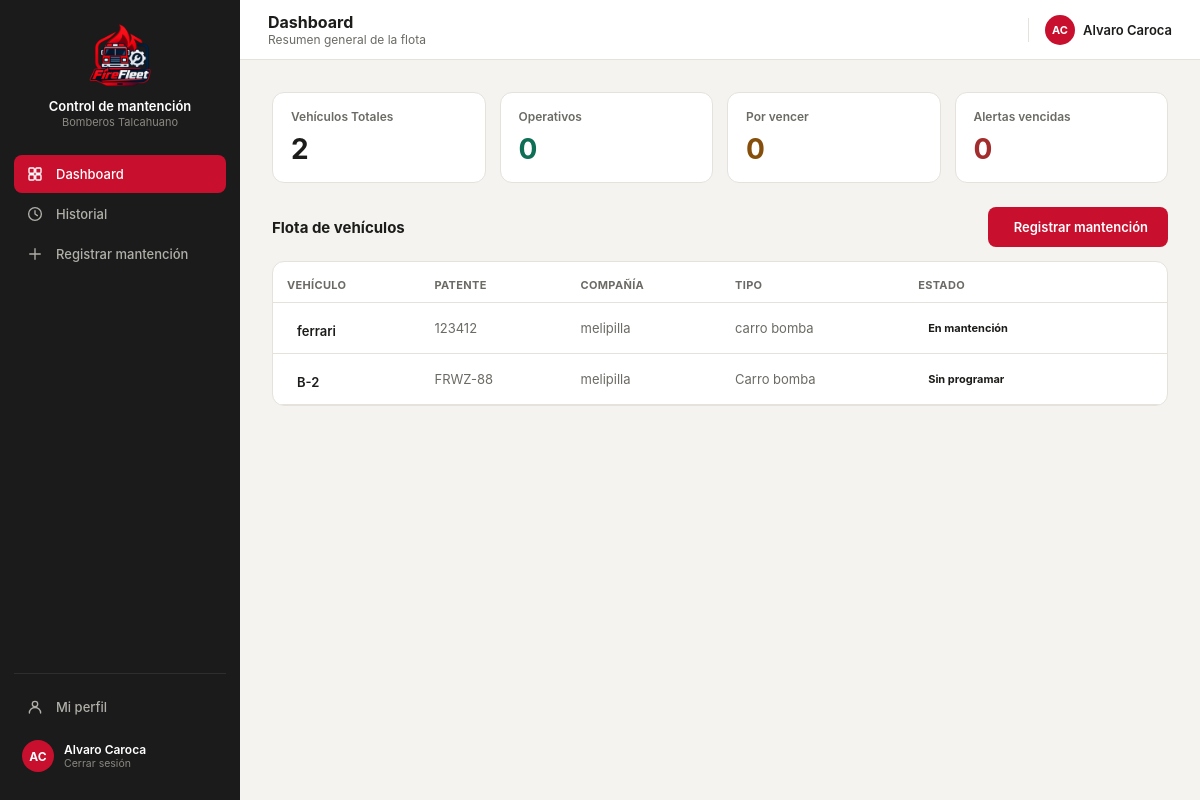
/dashboard/ (signed in), run on the app's committed database.
### core/models.py (models this page shows, shortened)
class Usuario(models.Model):
    id_user = models.AutoField(primary_key=True)
    user = models.OneToOneField(User, on_delete=models.CASCADE, related_name="perfil", null=True, blank=True)
    nombre = models.CharField(max_length=120)
    rol = models.CharField(max_length=50)
    id_compania = models.ForeignKey(
        Compania, on_delete=models.SET_NULL, null=True, blank=True,
        db_column="id_compania", related_name="usuarios",
    )
    telefono = models.CharField(max_length=30, blank=True, default='')
    class Meta:
        db_table = "usuario"

class Vehiculo(models.Model):
    id_vehi = models.AutoField(primary_key=True)
    patente = models.CharField(max_length=10, unique=True, null=True, blank=True)
    tipo_v = models.CharField(max_length=50)
    modelo = models.CharField(max_length=80, blank=True)
    anio = models.IntegerField(null=True, blank=True, db_column="año")
    id_compania = models.ForeignKey(
        Compania, on_delete=models.PROTECT, db_column="id_compania", related_name="vehiculos",
    )
    estado = models.CharField(max_length=30, default="operativo")
    kilometraje = models.DecimalField(max_digits=10, decimal_places=2, default=0)
    proxima_mantencion = models.DateField(null=True, blank=True)
    class Meta:
        db_table = "vehiculo"

class Compania(models.Model):
    id_comp = models.AutoField(primary_key=True)
    nombre = models.CharField(max_length=100)
    direccion = models.CharField(max_length=200, blank=True, db_column="dirección")
    telefono = models.CharField(max_length=20, blank=True, db_column="teléfono")
    class Meta:
        db_table = "compania"
        verbose_name_plural = "Compañías"
    def __str__(self):
        return self.nombre

### core/views.py (the view)
# urls.py: path('dashboard/', views.dashboard, name='dashboard'),
@login_required(login_url='index')
def dashboard(request):
    perfil = request.user.perfil
    current_user_data = {
        'name': perfil.nombre,
        'role': perfil.rol,
        'comp': str(perfil.id_compania) if perfil.id_compania else 'Sin Compañía',
        'initials': ''.join([palabra[0].upper() for palabra in perfil.nombre.split()[:2]]),
        'isAdmin': request.user.is_superuser or perfil.rol.lower() == 'administrador'
    }
    hoy = timezone.localdate()
    flota = []
    vehiculos_operativos = 0
    vehiculos_por_vencer = 0
    vehiculos_vencidos = 0
    for v in Vehiculo.objects.select_related('id_compania').all():
        badge = _estado_visual_vehiculo(v, hoy)
        if badge['status'] == 'green':
            vehiculos_operativos += 1
        elif badge['status'] == 'amber':
            vehiculos_por_vencer += 1
        elif badge['status'] == 'danger':
            vehiculos_vencidos += 1
        flota.append({
            'id': v.pk,
            'modelo': v.modelo,
            'tipo_v': v.tipo_v,
            'patente': v.patente or 'Sin patente',
            'compania': v.id_compania.nombre if v.id_compania else 'Sin compañía',
            'badge_status': badge['status'],
            'badge_label': badge['label'],
        })
    context = {
        'current_user': current_user_data,
        'total_vehiculos': len(flota),
        'vehiculos_operativos': vehiculos_operativos,
        'vehiculos_por_vencer': vehiculos_por_vencer,
        'vehiculos_vencidos': vehiculos_vencidos,
        'flota': flota,
    }
    return render(request, 'core/dashboard.html', context)

### core/views.py (called while the page is built, shortened)
def _estado_visual_vehiculo(vehiculo, hoy):
    if (vehiculo.estado or '').strip().lower() == 'en mantención':
        return {'status': 'gray', 'label': 'En mantención'}
    if not vehiculo.proxima_mantencion:
        return {'status': 'gray', 'label': 'Sin programar'}

### core/templates/core/dashboard.html (shortened to what this page needs)
{% load static %}
<!DOCTYPE html>
<html lang="es">
<head>
<link rel="stylesheet" href="https://cdnjs.cloudflare.com/ajax/libs/tabler-icons/2.44.0/iconfont/tabler-icons.min.css">
<link rel="stylesheet" href="{% static 'styles.css' %}">
</head>
<body>
<div class="layout">
  <div class="sidebar">
    <div class="sidebar-brand">
      <div class="logo"><img src="/imagenes/logo2.png" alt="Logo Control de mantención"></div>
      <div><p class="t1">Control de mantención</p><p class="t2">Bomberos Talcahuano</p></div>
    </div>
    <a class="nav-item active" href="{% url 'dashboard'  %}">Dashboard</a>
    <a class="nav-item" href="{% url 'historial' %}"><svg class="nav-icon" viewBox="0 0 24 24" fill="none" stroke="currentColor" stroke-width="1.8" stroke-linecap="round" stroke-linejoin="round"><circle cx="12" cy="12" r="8.5"/><polyline points="12 7.5 12 12 15.2 14.2"/></svg>Historial</a>
<a class="nav-item" href="{% url 'registrar' %}"><svg class="nav-icon" viewBox="0 0 24 24" fill="none" stroke="currentColor" stroke-width="1.8" stroke-linecap="round" stroke-linejoin="round"><line x1="12" y1="5" x2="12" y2="19"/><line x1="5" y1="12" x2="19" y2="12"/></svg>Registrar mantención</a>
    <div class="sidebar-footer">
          <a class="nav-item" href="{% url 'perfil' %}"><svg class="nav-icon" viewBox="0 0 24 24" fill="none" stroke="currentColor" stroke-width="1.8" stroke-linecap="round" stroke-linejoin="round"><circle cx="12" cy="8" r="3.6"/><path d="M4.5 20c0-4.1 3.4-7.4 7.5-7.4s7.5 3.3 7.5 7.4"/></svg>Mi perfil</a>
    <a class="sidebar-user" href="{% url 'logout' %}" style="margin-top:6px; text-decoration:none;">
        <div class="av">{{ current_user.initials }}</div>
        <div>
            <p class="name">{{ current_user.name }}</p>
            <p class="role">Cerrar sesión</p>
        </div>
    </a>
</div>
  </div>
  <div class="main">
    <div class="topbar">
      <div style="display:flex; align-items:center; gap:12px;">
        <div><h2>Dashboard</h2><p class="crumb">Resumen general de la flota</p></div>
      </div>
      <div style="display:flex; align-items:center; gap:16px;">
        <div style="display:flex; align-items:center; gap:8px;">
         <div style="width:30px; height:30px; border-radius:50%; background:var(--red); display:flex; align-items:center; justify-content:center; color:#fff; font-size:11px; font-weight:700;">
    {{ current_user.initials }}
</div>
<span style="font-size:13px; font-weight:600;">{{ current_user.name }}</span>
        </div>
      </div>
    </div>
    <div class="content">
      <div style="display:grid; grid-template-columns:repeat(4,1fr); gap:14px; margin-bottom:24px;">
        <div class="stat">
            <p class="lbl">Vehículos Totales</p>
            <p class="val">{{ total_vehiculos }}</p>
        </div>
        <div class="stat">
            <p class="lbl">Operativos</p>
            <p class="val" style="color:#0F6E56;">{{ vehiculos_operativos }}</p>
        </div>
        <div class="stat">
            <p class="lbl">Por vencer</p>
            <p class="val" style="color:#854F0B;">{{ vehiculos_por_vencer }}</p>
        </div>
        <div class="stat">
            <p class="lbl">Alertas vencidas</p>
            <p class="val" style="color:#A32D2D;">{{ vehiculos_vencidos }}</p>
        </div>
      </div>
      <div style="display:flex; align-items:center; justify-content:space-between; margin-bottom:14px;">
        <h3 style="font-size:15px; margin:0;">Flota de vehículos</h3>
        <a class="btn-primary" href="{% url 'registrar' %}">Registrar mantención</a>
      </div>
      <div class="card" style="padding:0; overflow:hidden;">
        <table>
          <thead><tr><th>Vehículo</th><th>Patente</th><th>Compañía</th><th>Tipo</th><th>Estado</th><th></th></tr></thead>
          <tbody>
            {% for v in flota %}
            <tr class="clickable" onclick="window.location.href='{% url 'detalle' v.id %}'">
              <td style="font-weight:600;"><span style="display:inline-flex; align-items:center; gap:10px;">{{ v.modelo }}</span></td>
              <td style="color:var(--text2);">{{ v.patente }}</td>
              <td style="color:var(--text2);">{{ v.compania }}</td>
              <td style="color:var(--text2);">{{ v.tipo_v }}</td>
              <td><span class="pill pill-{{ v.badge_status }}">{{ v.badge_label }}</span></td>
              <td style="text-align:right; color:var(--text2);"></td>
            </tr>
            {% empty %}
            <tr>
              <td colspan="6" style="text-align:center; padding:20px; color:var(--text2);">No hay vehículos registrados en la base de datos.</td>
            </tr>
            {% endfor %}
          </tbody>
        </table>
      </div>
    </div>
  </div>
</div>
</body>
</html>

### core/static/styles.css (style rules this page uses)
:root { --red:#C8102E; --dark:#212121; --darker:#181818; --sidebar-bg:#1B1B1B; --sidebar-hover:#2A2A2A; --input-bg:#fff; --input-border:#D8D6CE; --muted:#8A8880; --amber:#854F0B; --amber-bg:#FDECC8; --green:#0F6E56; --green-bg:#DCEEE8; --danger:#A32D2D; --danger-bg:#F6DCDC; --surface1:#F4F3EF; --surface2:#FFFFFF; --border:#E4E2DB; --text1:#1C1C1A; --text2:#6B6A64; }
* { box-sizing:border-box; -webkit-tap-highlight-color:transparent; }
body { margin:0; font-family:-apple-system,BlinkMacSystemFont,"Segoe UI",Roboto,Helvetica,Arial,sans-serif; background:var(--surface1); color:var(--text1); min-height:100vh; }
.layout { display:flex; min-height:100vh; }
.sidebar { width:240px; background:var(--sidebar-bg); flex-shrink:0; display:flex; flex-direction:column; padding:20px 14px; position:sticky; top:0; height:100vh; }
.sidebar-brand { display:flex; flex-direction:column; align-items:center; text-align:center; gap:10px; padding:4px 8px 26px; }
.sidebar-brand .logo { width:64px; height:64px; display:flex; align-items:center; justify-content:center; flex-shrink:0; overflow:hidden; }
.sidebar-brand .logo img { width:100%; height:100%; object-fit:contain; display:block; }
.sidebar-brand .t1 { color:#fff; font-size:13px; font-weight:600; margin:0; line-height:1.3; }
.sidebar-brand .t2 { color:#8A8880; font-size:11px; margin:0; }
.nav-item { display:flex; align-items:center; gap:12px; padding:10px 12px; border-radius:8px; color:#B0AFA8; font-size:13px; font-weight:500; cursor:pointer; border:none; background:none; width:100%; text-align:left; margin-bottom:2px; text-decoration:none; }
.nav-item .nav-icon { width:18px; height:18px; flex-shrink:0; }
.nav-item.active { background:var(--red); color:#fff; }
.sidebar-footer { margin-top:auto; padding-top:14px; border-top:1px solid #2E2E2E; }
.sidebar-user { display:flex; align-items:center; gap:10px; padding:8px; border-radius:8px; cursor:pointer; }
.sidebar-user .av { width:32px; height:32px; border-radius:50%; background:var(--red); display:flex; align-items:center; justify-content:center; color:#fff; font-size:12px; font-weight:700; flex-shrink:0; }
.sidebar-user .name { color:#fff; font-size:12px; font-weight:600; margin:0; }
.sidebar-user .role { color:#8A8880; font-size:10.5px; margin:0; }
.main { flex:1; min-width:0; }
.topbar { height:60px; background:var(--surface2); border-bottom:1px solid var(--border); display:flex; align-items:center; justify-content:space-between; padding:0 28px; position:sticky; top:0; z-index:10; }
.topbar h2 { font-size:16px; font-weight:700; margin:0; }
.topbar .crumb { font-size:12px; color:var(--text2); margin:0; }
.content { padding:28px 32px; max-width:1200px; margin:0 auto; }
.card { background:var(--surface2); border:1px solid var(--border); border-radius:12px; padding:18px; }
.btn-primary { background:var(--red); border:none; color:#fff; height:40px; padding:0 20px; border-radius:8px; font-weight:600; font-size:13px; cursor:pointer; display:inline-flex; align-items:center; gap:6px; }
.pill { font-size:11px; font-weight:700; padding:4px 10px; border-radius:20px; display:inline-block; }
table { width:100%; border-collapse:collapse; }
th { text-align:left; font-size:11px; color:var(--text2); font-weight:700; text-transform:uppercase; letter-spacing:0.03em; padding:16px 14px 10px; border-bottom:1px solid var(--border); }
td { padding:14px; border-bottom:1px solid var(--border); font-size:13px; vertical-align:middle; }
tr.clickable { cursor:pointer; }
.stat { background:var(--surface2); border:1px solid var(--border); border-radius:12px; padding:16px 18px; }
.stat .lbl { font-size:12px; color:var(--text2); margin:0 0 8px; font-weight:600; }
.stat .val { font-size:28px; font-weight:700; margin:0; }
a.btn-primary, a.btn-secondary { text-decoration:none; justify-content:center; }
.content { padding: 32px; flex: 1; }

### data on the page
Usuario: name "Alvaro Caroca"
Vehiculo: modelo "ferrari", patente "123412", tipo_v "carro bomba"
Compania: compania "melipilla" "melipilla"
Vehiculo: modelo "B-2", patente "FRWZ-88", tipo_v "Carro bomba"

### other printed values
{{ current_user.initials }} "AC"
{{ total_vehiculos }} "2"
{{ vehiculos_operativos }} "0"
{{ vehiculos_por_vencer }} "0"
{{ vehiculos_vencidos }} "0"
{{ v.badge_label }} "En mantención" "Sin programar"
